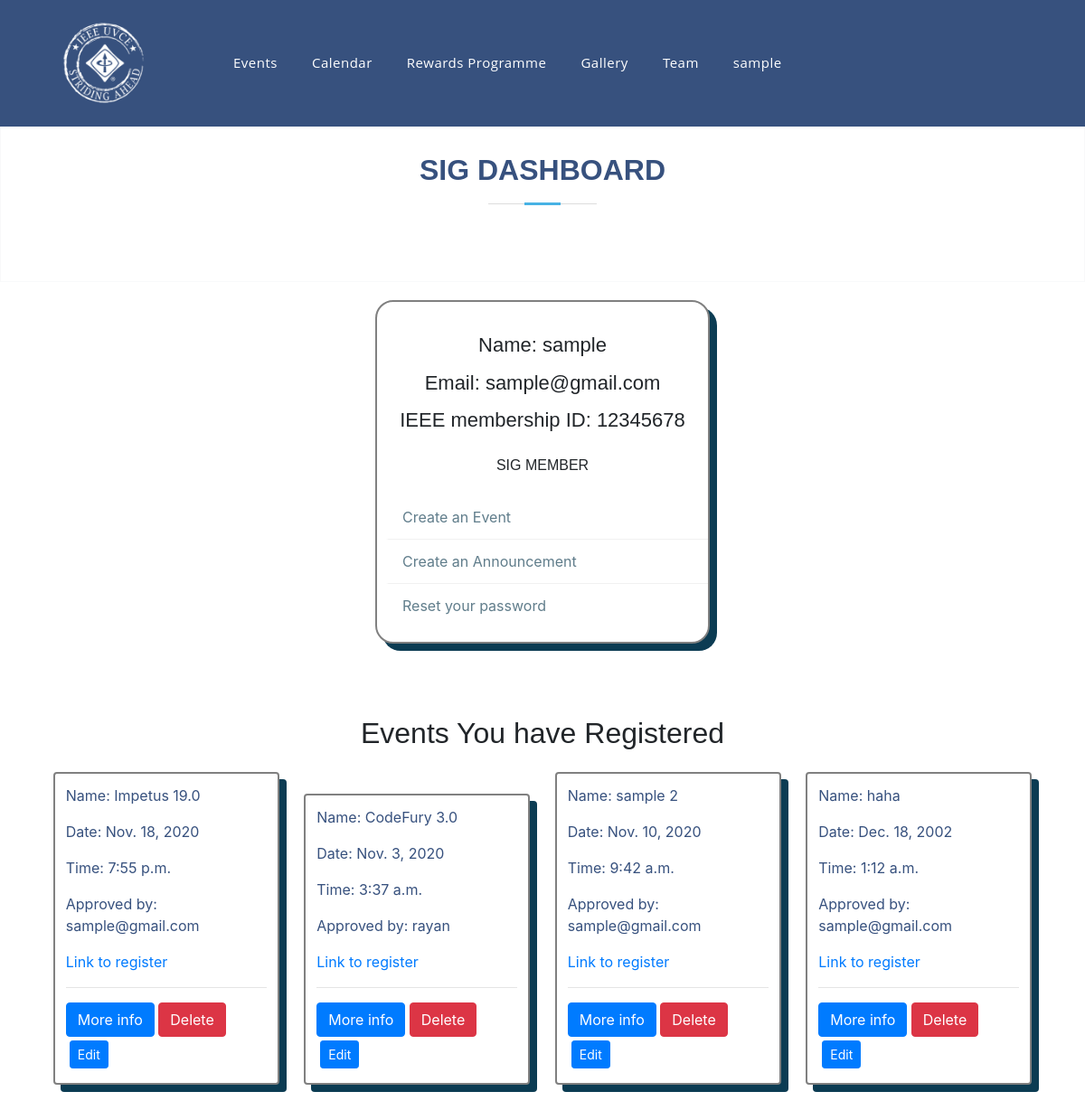
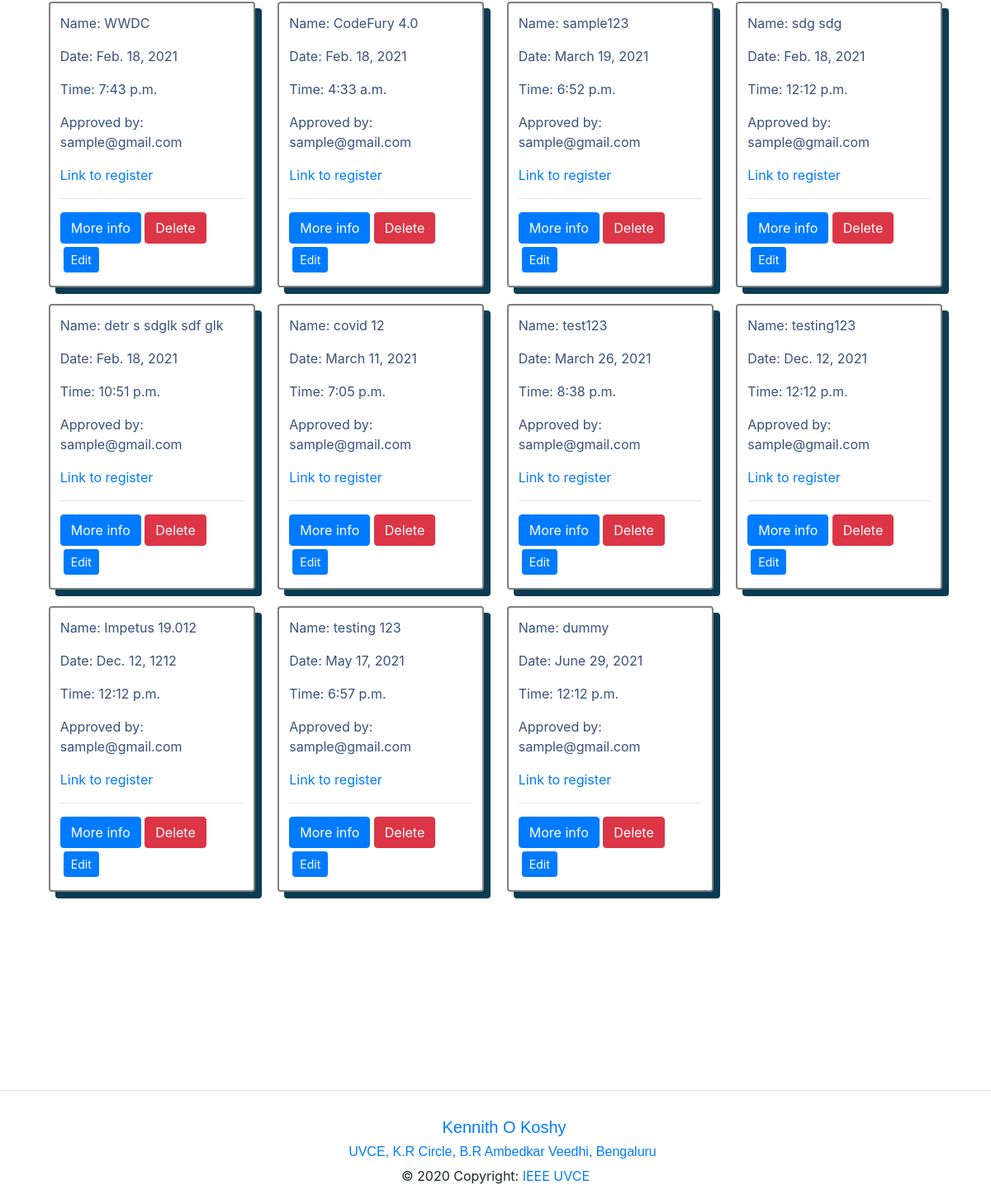
Page /events/db_ev (signed in) on the committed database (2 pictures, top to bottom).
### accounts/models.py (models this page shows, shortened)
class Account(AbstractBaseUser):
    email = models.EmailField(verbose_name='email', max_length=60, unique=True)
    username = models.CharField(max_length=30, unique=True)
    date_joined = models.DateTimeField(
        verbose_name='date joined', auto_now_add=True)
    last_login = models.DateTimeField(verbose_name='last login', auto_now=True)
    is_admin = models.BooleanField(default=False)
    is_active = models.BooleanField(default=True)
    is_staff = models.BooleanField(default=False)
    is_superuser = models.BooleanField(default=False)
    is_sig_head = models.BooleanField(default=False)
    membership_no = models.CharField(null=True,
                                     blank=True, default=" ", max_length=8)
    USERNAME_FIELD = 'email'
    REQUIRED_FIELDS = ['username', 'membership_no', 'is_sig_head']
    objects = MyAccountManager()

### events/models.py (models this page shows, shortened)
class Event(models.Model):
    event_name = models.CharField(max_length=200)
    slug = models.SlugField(max_length=400)
    date = models.DateField()
    time = models.TimeField()
    location = models.CharField(max_length=100)
    reg = models.URLField(blank=True)
    description = models.TextField(max_length=2000, blank=True)
    created = models.DateTimeField(auto_now_add=True)
    orgzer = models.CharField(max_length=200)
    winners = models.TextField(blank=True, default='Not Yet Decided')
    author = models.ForeignKey(User, default=None, on_delete=models.CASCADE)
    is_approved = models.BooleanField(default=False, blank=True)
    remember_link = models.BooleanField(default=False)
    approved_by = models.CharField(
        max_length=40,  null=True, blank=True, default=" ")
    class Meta:
        verbose_name = "Event"
        verbose_name_plural = "Events"

### events/views.py (the view)
# urls.py: path('db_ev', views.sig_view, name="dashboard"),
@login_required(login_url="/accounts/login/")
def sig_view(request):
    user = request.user
    events = Event.objects.filter(author=user)
    approval = Event.objects.filter(is_approved=False).exclude(author=user)
    context = {
        'events': events,
    }
    if request.user.is_superuser or request.user == 'WEB DEV SIG IEEE' or request.user.username == 'Approval Team':
        context['approval'] = approval
    else:
        context['approval'] = None
    if request.user.is_sig_head:
        return render(request, 'events/events_dashboard.html', context)
    return redirect('articles:s_dashboard')

### events/templates/events/events_dashboard.html (shortened to what this page needs)
{% extends 'base.html' %} {% block content %}
<section id="skills" class="skills text-center border border-light p-5">
  <div class="container" data-aos="fade-up">
    <div class="section-title pb-3">
      <h2>SIG DASHBOARD</h2>
    </div>
  </div>
</section>
<div class="col-sm-6 col-md-4 user" data-aos="fade-up">
  <div class="div-box">
    <h3 class="User-name">Name: {{request.user.username}}</h3>
    <h3 class="User-name">Email: {{request.user.email }}</h3>
    <h3 class="User-name">
      {% if request.user.membership_id != ' ' %} IEEE membership ID:
      {{request.user.membership_no}} {% endif %}
    </h3>
    <h4 class="designation" style="padding: 16px">
      {% if request.user.is_sig_head %} SIG MEMBER{% else %} Student {% endif %}
    </h4>
    <div class="profile-details">
      <ul>
        <li>
          <a href="{% url 'articles:create' %}"></i> Create an Event</a>
        </li>
        <li>
          <a href="{% url 'articles:update' %}"></i> Create an Announcement</a>
        </li>
        <li>
          <a href="{% url 'reset_password' %}"></i>Reset your password</a>
        </li>
      </ul>
    </div>
  </div>
</div>
<section id="skills" class="skills">
  <div class="container" data-aos="fade-up">
    <div class="text-center pb-3">
      <h2>Events You have Registered</h2>
    </div>
    <div class="event-container">
      {% for event in events %}
      <div class="event">
        <p>Name: {{ event.event_name }}</p>
        <p>Date: {{ event.date }}</p>
        <p>Time: {{ event.time }}</p>
        <p>Approved by: {{ event.approved_by }}</p>
        <a href="{{event.reg}}">Link to register</a>
        <br />
        <hr />
        <a href="{% url 'articles:detail' slug=event.slug %}" class="btn btn-primary">More info</a>
        <a href="{% url 'articles:delete' slug=event.slug %}" class="btn btn-danger">Delete</a>
        <a href="{% url 'articles:edit' slug=event.slug %}" class="btn btn-primary btn-sm m-1">Edit</a>
      </div>
      {% endfor %}
    </div>
  </div>
</section>
{% endblock %}

### templates/base.html (shortened to what this page needs)
{% load static %}
<!DOCTYPE html>
<html lang="en" style="overflow-x: hidden">
<head>
  <link rel="stylesheet" href="{% static 'css/style.css' %}" />
</head>
<body>
  <header id="header" class="fixed-top">
    <div class="container d-flex align-items-center">
      <div class="col-lg-2 col-md-2 col-4 d-flex align-items-center justify-content-center">
        <a href="
        {% block home_red %}
        {% url 'home_page' %}
        {% endblock  %}">
          <img src="{% static 'img/favicon-small.webp' %}" width="70%" height="50%" class="img-fluid faviamge" alt="" />
        </a>
      </div>
      <nav class="nav-menu d-none d-lg-block">
        <ul>
          <li>
            <a href="{% url 'articles:list' %}">Events</a>
          </li>
          <li>
            <a href="{% url 'calendar' %}">Calendar</a>
          </li>
          <li>
            <a href="{% url 'rewards' %}">Rewards Programme</a>
          </li>
          <li>
            <a href="{% url 'post' %}">Gallery</a>
          </li>
          <li>
            <a href="{% url 'team' %}">Team</a>
          </li>
          {% if user.is_authenticated %}
          <li class="drop-down ">
            {% if user.is_authenticated %}
            <a href="javascript:;">{{request.user.username}}</a>
            {% endif %}
        </li>
        {% endif %}
        </ul>
      </nav>
    </div>
  </header>
  {% block hero %}
  <section id="skills" class="skills" style="margin-top: 00px"></section>
  {% endblock %}
  {% block content %} {% endblock %}
  {% block footer %}
  <footer class="page-footer font-small cyan darken-3">
    <div class="container">
      <div class="row">
        <div class="col-md-12 py-5">
        </div>
      </div>
    </div>
    <hr>
    <div style="" class="footer-copyright text-center py-3" data-aos="fade-up">
      <h5><a href="mailto:kennithkoshy@ieee.org"><i class="icofont-envelope"></i> Kennith O Koshy</a></h5>
      <h6><a target="_blank"
          href="https://www.google.com/maps/place/UVCE/@12.9753541,77.5845553,17z/data=!3m1!4b1!4m5!3m4!1s0x3bae1672fcfc6af1:0x9c2dc517c9231979!8m2!3d12.9753821!4d77.586793"><i
            class="icofont-google-map"></i>
          UVCE, K.R Circle, B.R Ambedkar Veedhi, Bengaluru </a></h6>
      © 2020 Copyright:
      <a href="{% url 'home_page' %}"> IEEE UVCE</a>
    </div>
  </footer>
  {% endblock %}
  <link rel="stylesheet" href="{% static 'vendor/icofont/icofont.min.css' %}" />
  <link rel="stylesheet" href="https://cdn.jsdelivr.net/npm/bootstrap@4.5.3/dist/css/bootstrap.min.css"
>
  <link href="https://unpkg.com/aos@2.3.1/dist/aos.css" rel="stylesheet">
  <link href='https://unpkg.com/boxicons@2.0.7/css/boxicons.min.css' rel='stylesheet'>
</body>
</html>

### assets/css/style.css (style rules this page uses)
body { font-family: "Open Sans", sans-serif; color: #444444; }
a { color: #47b2e4; }
h1, h2, h3, h4, h5, h6 { font-family: "Jost", sans-serif; }
#header { transition: all 0.5s; z-index: 997; padding: 15px 0; height: 140px; background-color: #37517e; }
.nav-menu ul { margin: 0; padding: 0; list-style: none; }
.nav-menu > ul { display: flex; }
.nav-menu > ul > li { position: relative; white-space: nowrap; padding: 10px 10px 10px 28px; }
.nav-menu a { display: block; position: relative; color: #fff; transition: 0.3s; font-size: 15px; letter-spacing: 0.5px; font-weight: 500; font-family: "Open Sans", sans-serif; }
.nav-menu .drop-down > a:after { content: "\ea99"; font-family: IcoFont; padding-left: 5px; }
.mobile-nav { position: fixed; top: 55px; right: 15px; bottom: 15px; left: 15px; z-index: 9999; overflow-y: auto; background: #fff; transition: ease-in-out 0.2s; opacity: 0; visibility: hidden; border-radius: 10px; padding: 10px 0; }
.mobile-nav * { margin: 0; padding: 0; list-style: none; }
.mobile-nav a { display: block; position: relative; color: #37517e; padding: 10px 20px; font-weight: 500; outline: none; }
.mobile-nav .drop-down > a:after { content: "\ea99"; font-family: IcoFont; padding-left: 10px; position: absolute; right: 15px; }
.mobile-nav .drop-down > a { padding-right: 35px; }
section { padding: 60px 0; overflow: hidden; }
.section-title { text-align: center; padding-bottom: 30px; }
.section-title h2 { font-size: 32px; font-weight: bold; text-transform: uppercase; margin-bottom: 20px; padding-bottom: 20px; position: relative; color: #37517e; }
.section-title h2::before { content: ""; position: absolute; display: block; width: 120px; height: 1px; background: #ddd; bottom: 1px; left: calc(50% - 60px); }
.section-title h2::after { content: ""; position: absolute; display: block; width: 40px; height: 3px; background: #47b2e4; bottom: 0; left: calc(50% - 20px); }
.event-container { padding: auto; display: grid; grid-template-columns: auto auto auto auto; }
.event { width: 250px; background-color: white; color: rgba(55, 81, 126, 1); margin: auto; margin-bottom: 20px; padding: 12px; border: 2px solid grey; border-radius: 4px; box-shadow: 8px 8px 0px 0px #0c3c53; }
.user { margin: auto; }
.div-box { border-radius: 20px; margin: 20px 0px; max-width: 100%; border: 2px solid grey; background-color: white; padding-top: 20px; box-shadow: 8px 8px 0px 0px #0c3c53; }
.User-name { text-align: center; font-size: 22px; margin: 15px 0px 10px; }
.designation { text-align: center; font-size: 16px; }
.profile-details ul { padding-left: 10px; }
.profile-details ul li { list-style: none; }
.profile-details ul li a { color: #607d8b; text-decoration: none; padding: 12px 15px; display: block; border-bottom: 1px solid #f1f1f1; border-left: 3px solid transparent; transition: 0.4s; }
.profile-details ul li:last-child a { border-bottom: none; border-bottom-right-radius: 20px; }

### templates/base.html (style rules this page uses)
li { list-style-type: none; }

### rows in the picture
Account: user.username "sample", user.email "sample@gmail.com", user.membership_no "12345678"
Event: event_name "Impetus 19.0", date "Nov. 18, 2020", time "7:55 p.m.", approved_by "sample@gmail.com"
Event: event_name "CodeFury 3.0", date "Nov. 3, 2020", time "3:37 a.m.", approved_by "rayan"
Event: event_name "sample 2", date "Nov. 10, 2020", time "9:42 a.m.", approved_by "sample@gmail.com"
Event: event_name "haha", date "Dec. 18, 2002", time "1:12 a.m.", approved_by "sample@gmail.com"
Event: event_name "WWDC", date "Feb. 18, 2021", time "7:43 p.m.", approved_by "sample@gmail.com"
Event: event_name "CodeFury 4.0", date "Feb. 18, 2021", time "4:33 a.m.", approved_by "sample@gmail.com"
Event: event_name "sample123", date "March 19, 2021", time "6:52 p.m.", approved_by "sample@gmail.com"
Event: event_name "sdg sdg", date "Feb. 18, 2021", time "12:12 p.m.", approved_by "sample@gmail.com"
Event: event_name "detr s sdglk sdf glk", date "Feb. 18, 2021", time "10:51 p.m.", approved_by "sample@gmail.com"
Event: event_name "covid 12", date "March 11, 2021", time "7:05 p.m.", approved_by "sample@gmail.com"
Event: event_name "test123", date "March 26, 2021", time "8:38 p.m.", approved_by "sample@gmail.com"
Event: event_name "testing123", date "Dec. 12, 2021", time "12:12 p.m.", approved_by "sample@gmail.com"
Event: event_name "Impetus 19.012", date "Dec. 12, 1212", time "12:12 p.m.", approved_by "sample@gmail.com"
Event: event_name "testing 123", date "May 17, 2021", time "6:57 p.m.", approved_by "sample@gmail.com"
Event: event_name "dummy", date "June 29, 2021", time "12:12 p.m.", approved_by "sample@gmail.com"
